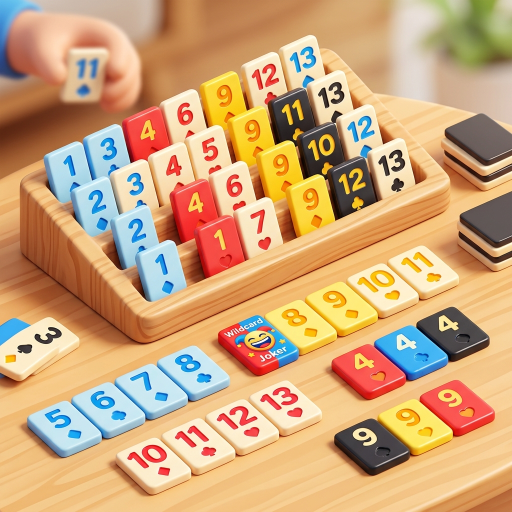
#> input picture apps/central_de_juegos/assets/images/cards/card_burako.jpg, 1024 x 1024 px, given in place of logo_original.png, which was not available (shown at 1/2 size)
$ python update_all_circulo_branding.py
#> lines starting #> are read from the running program, lines starting #| are printed output that depends on the picture
import os
import sys
from PIL import Image, ImageDraw, ImageFont, ImageFilter

if sys.platform == "win32":
    try:
        sys.stdout.reconfigure(encoding="utf-8")
        sys.stderr.reconfigure(encoding="utf-8")
    except Exception:
        pass

WORKSPACE_DIR = r"C:\Projects\Omniverse Labs"
CIRCULO_DIR = os.path.join(WORKSPACE_DIR, "apps", "circulo")
STORE_ASSETS_DIR = os.path.join(CIRCULO_DIR, "store_assets")
ASSETS_IMG_DIR = os.path.join(CIRCULO_DIR, "assets", "images")
FONTS_DIR = os.path.join(WORKSPACE_DIR, "fonts")

SRC_ORIGINAL = os.path.join(ASSETS_IMG_DIR, "logo_original.png")
SRC_TRANSPARENT_CROPPED = os.path.join(ASSETS_IMG_DIR, "logo_transparent_cropped.png")
SRC_TRANSPARENT = os.path.join(ASSETS_IMG_DIR, "logo_transparent.png")

os.makedirs(ASSETS_IMG_DIR, exist_ok=True)
os.makedirs(STORE_ASSETS_DIR, exist_ok=True)

img_orig = Image.open(SRC_ORIGINAL).convert("RGB")
#> img_orig is the input picture: PIL image 1024x1024 RGB; mean R, G, B 205.4, 165.1, 122.3
img_trans_cropped = Image.open(SRC_TRANSPARENT_CROPPED).convert("RGBA")
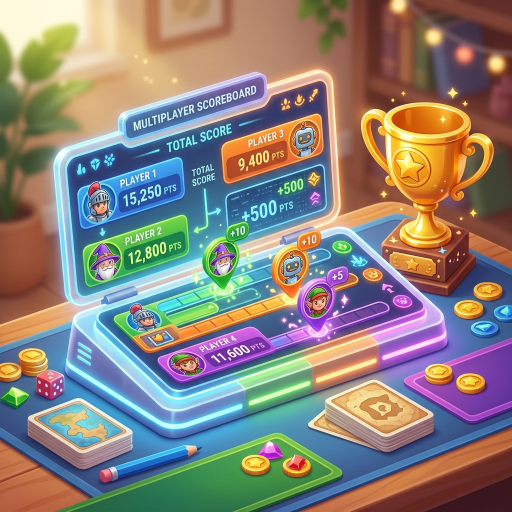
#> input picture apps/central_de_juegos/assets/images/cards/card_custom.jpg, 1024 x 1024 px, given in place of logo_transparent_cropped.png, which was not available (shown at 1/2 size)
img_trans = Image.open(SRC_TRANSPARENT).convert("RGBA")

# 1. Standard in-app logo files
img_trans.save(os.path.join(ASSETS_IMG_DIR, "logo.png"), "PNG")
img_trans_cropped.save(os.path.join(ASSETS_IMG_DIR, "logo_cropped.png"), "PNG")
img_orig.save(os.path.join(ASSETS_IMG_DIR, "logo_with_bg.png"), "PNG")
print("✅ In-app logos saved in assets/images/")

# 2. Store Icon 512x512
icon_512 = img_orig.resize((512, 512), Image.Resampling.LANCZOS)
icon_512_path = os.path.join(STORE_ASSETS_DIR, "icon_512x512.png")
icon_512.save(icon_512_path, "PNG")
print(f"✅ Store icon 512x512 saved: {icon_512_path}")

# 3. Android Mipmap Launcher Icons
android_res_dir = os.path.join(CIRCULO_DIR, "android", "app", "src", "main", "res")
mipmaps = {
    "mipmap-mdpi": 48,
    "mipmap-hdpi": 72,
    "mipmap-xhdpi": 96,
    "mipmap-xxhdpi": 144,
    "mipmap-xxxhdpi": 192,
}

for folder, size in mipmaps.items():
    target_dir = os.path.join(android_res_dir, folder)
    os.makedirs(target_dir, exist_ok=True)
    resized_icon = img_orig.resize((size, size), Image.Resampling.LANCZOS)
    resized_icon.save(os.path.join(target_dir, "ic_launcher.png"), "PNG")
    print(f"✅ Android {folder} ({size}x{size}) saved")
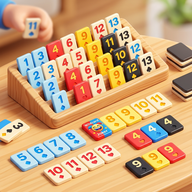
#> resized_icon: PIL image 192x192 RGB; mean R, G, B 205.3, 165.1, 122.3

# 4. Web Icons
web_icons_dir = os.path.join(CIRCULO_DIR, "web", "icons")
os.makedirs(web_icons_dir, exist_ok=True)
img_orig.resize((192, 192), Image.Resampling.LANCZOS).save(os.path.join(web_icons_dir, "Icon-192.png"), "PNG")
img_orig.resize((512, 512), Image.Resampling.LANCZOS).save(os.path.join(web_icons_dir, "Icon-512.png"), "PNG")
img_orig.resize((192, 192), Image.Resampling.LANCZOS).save(os.path.join(web_icons_dir, "Icon-maskable-192.png"), "PNG")
img_orig.resize((512, 512), Image.Resampling.LANCZOS).save(os.path.join(web_icons_dir, "Icon-maskable-512.png"), "PNG")
img_orig.resize((48, 48), Image.Resampling.LANCZOS).save(os.path.join(CIRCULO_DIR, "web", "favicon.png"), "PNG")
print("✅ Web icons & favicon saved")

# 5. iOS AppIcon
ios_icon_dir = os.path.join(CIRCULO_DIR, "ios", "Runner", "Assets.xcassets", "AppIcon.appiconset")
if os.path.exists(ios_icon_dir):
    img_orig.resize((1024, 1024), Image.Resampling.LANCZOS).save(os.path.join(ios_icon_dir, "Icon-App-1024x1024@1x.png"), "PNG")
    print("✅ iOS 1024x1024 icon saved")

# 6. Feature Graphic 1024x500
fw, fh = 1024, 500
feat = Image.new("RGBA", (fw, fh), (15, 13, 21, 255))
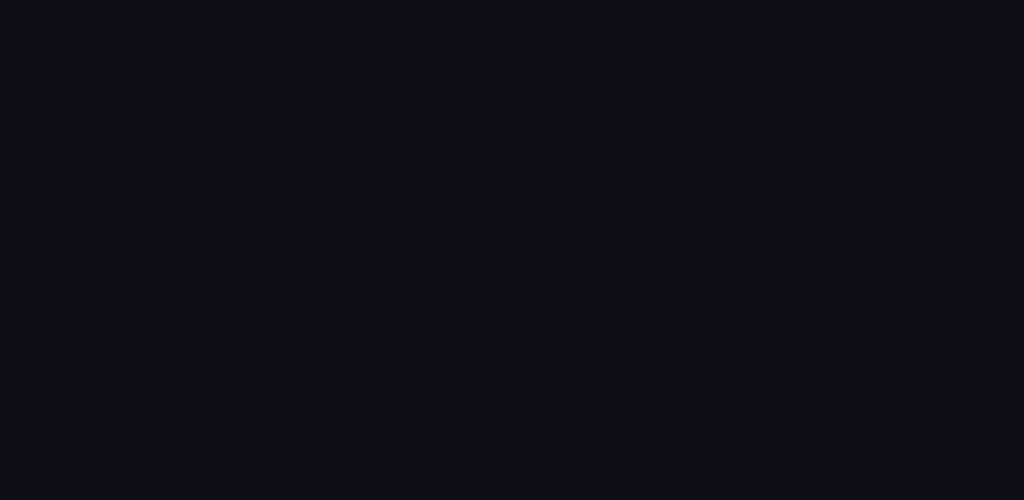
#> feat: PIL image 1024x500 RGBA; mean R, G, B, A 15, 13, 21, 255
fdraw = ImageDraw.Draw(feat)

# Gradiente de fondo con iluminación ambiental
f_halo = Image.new("RGBA", (fw, fh), (0, 0, 0, 0))
#> f_halo: PIL image 1024x500 RGBA; every value is 0
fh_draw = ImageDraw.Draw(f_halo)
fh_draw.ellipse([fw - 480, -50, fw + 100, fh + 50], fill=(124, 58, 237, 70))
fh_draw.ellipse([-100, -100, 400, 300], fill=(244, 63, 94, 40))
f_halo = f_halo.filter(ImageFilter.GaussianBlur(80))
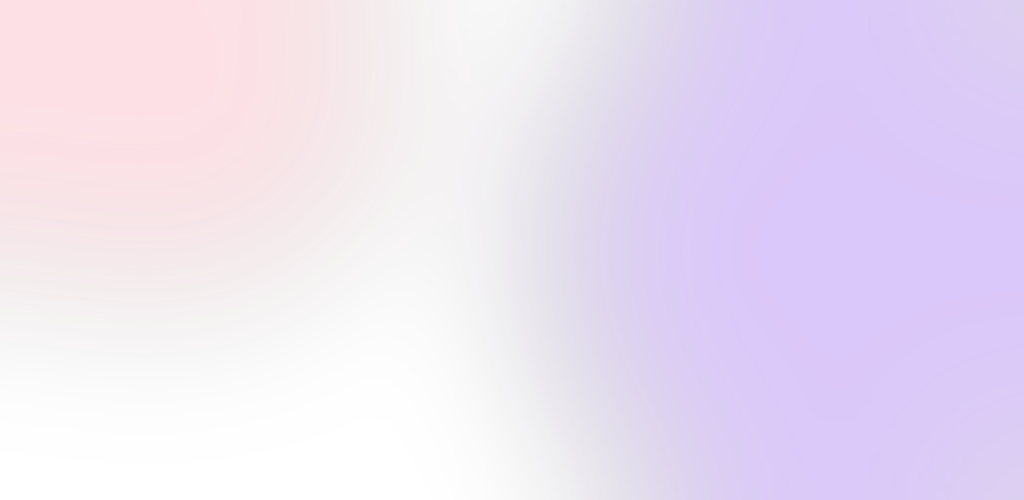
#> f_halo: PIL image 1024x500 RGBA; mean R, G, B, A 102.8, 37.5, 119.3, 37.8; transparent parts drawn white
feat = Image.alpha_composite(feat, f_halo)
fdraw = ImageDraw.Draw(feat)

# Insertar el nuevo logo 3D estilizado a la derecha
logo_size = 420
logo_resized = img_trans_cropped.resize((int(logo_size * 0.71), logo_size), Image.Resampling.LANCZOS)
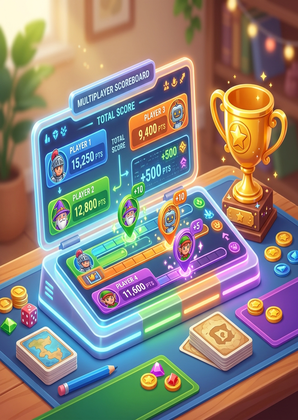
#> logo_resized: PIL image 298x420 RGBA; mean R, G, B, A 138.9, 130.2, 123.5, 255
logo_x = fw - 380
logo_y = (fh - logo_size) // 2
feat.paste(logo_resized, (logo_x, logo_y), logo_resized)
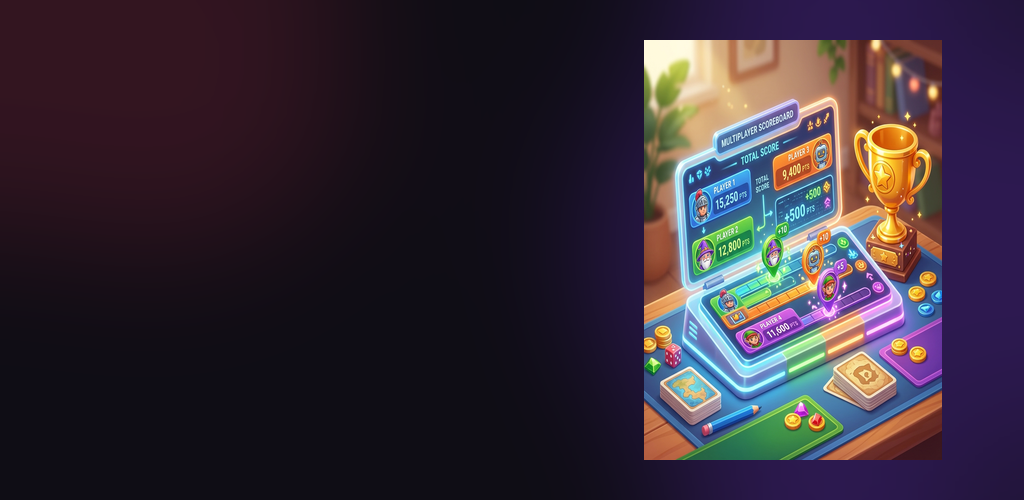
#> feat: PIL image 1024x500 RGBA; mean R, G, B, A 54.9, 44.4, 56, 255
fdraw = ImageDraw.Draw(feat)

# Cargar fuentes para el Feature Graphic
def get_font(name, size):
#> called with name = 'PlusJakartaSans.ttf', size = 16
    candidates = [
        os.path.join(FONTS_DIR, name),
        os.path.join(r"C:\Windows\Fonts", name),
    ]
    for p in candidates:
        if os.path.exists(p):
            try:
                return ImageFont.truetype(p, size)
            except Exception:
                pass
#> this loop made 2 passes
#> p on pass 2: 'C:\\Windows\\Fonts/PlusJakartaSans.ttf'
    for fb in ["segoeuib.ttf", "arialbd.ttf", "segoeui.ttf"]:
        fp = os.path.join(r"C:\Windows\Fonts", fb)
        if os.path.exists(fp):
            try:
                return ImageFont.truetype(fp, size)
            except Exception:
                pass
    return ImageFont.load_default()

f_tag = get_font("PlusJakartaSans.ttf", 16)
f_h1 = get_font("ClashGrotesk-Bold.ttf", 64)
#> the loop in get_font (call 2), `for p in candidates:` made 2 passes
f_sub = get_font("montserrat.ttf", 22)
f_badge = get_font("montserrat.ttf", 15)

# Textos a la izquierda
# Pill Omniverse Labs
fdraw.rounded_rectangle([60, 68, 260, 102], radius=12, fill=(124, 58, 237, 40), outline=(124, 58, 237), width=1)
fdraw.text((76, 76), "OMNIVERSE LABS", font=f_tag, fill=(196, 181, 253))

# Título Principal
fdraw.text((60, 120), "Círculo", font=f_h1, fill=(255, 255, 255))

# Subtítulo y propuesta de valor
fdraw.text((60, 215), "Amigos reales en grupos de 4 a 10 personas", font=f_sub, fill=(243, 244, 246))
fdraw.text((60, 248), "Chau a las citas individuales. Hola a planes reales.", font=f_sub, fill=(196, 181, 253))

# 4 Badges de pilares
badges = [
    ("🎯 Match Grupal 4/4", 60, 330, (244, 63, 94)),
    ("👥 Modo Dupla", 250, 330, (245, 158, 11)),
    ("📍 Salidas Reales", 410, 330, (16, 185, 129)),
    ("☕ Química de Roles", 590, 330, (6, 182, 212)),
]
for text, bx, by, col in badges:
    fdraw.rounded_rectangle([bx, by, bx + 160, by + 36], radius=10, fill=(35, 30, 48), outline=col, width=1)
    fdraw.text((bx + 12, by + 8), text, font=f_badge, fill=(255, 255, 255))

feat_path = os.path.join(STORE_ASSETS_DIR, "feature_graphic_1024x500.png")
feat.convert("RGB").save(feat_path, "PNG")
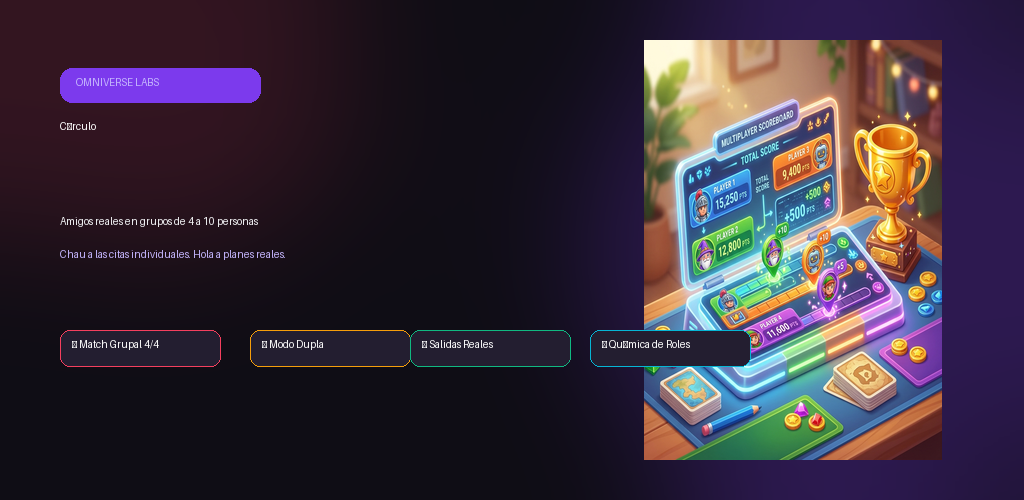
#> saved as feature_graphic_1024x500.png: PIL image 1024x500 RGB; mean R, G, B 56.9, 45.8, 59.7
print(f"✅ Feature graphic 1024x500 saved: {feat_path}")
#| ✅ Feature graphic 1024x500 saved: C:\Projects\Omniverse Labs/apps/circulo/store_assets/feature_graphic_1024x500.png
